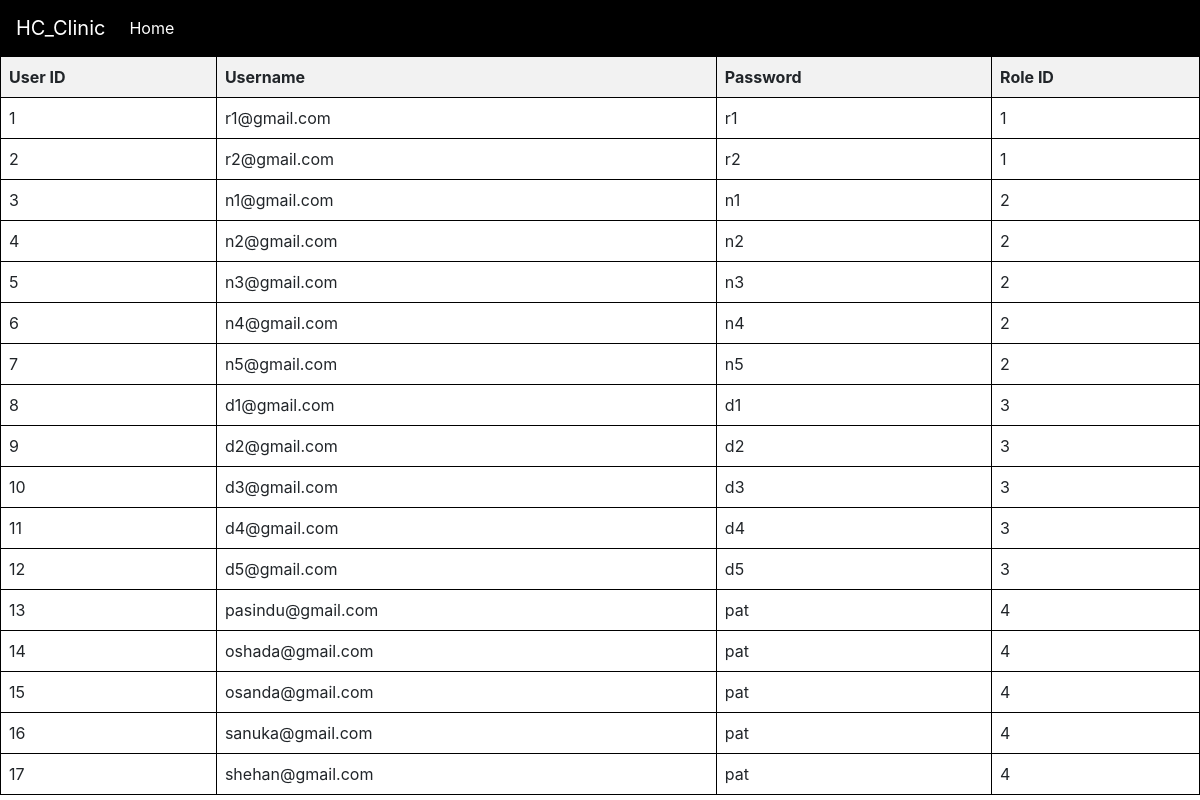
The app's page /viewstaff.php with its own data.
### tables this page shows
CREATE TABLE `user` (
  `id` int(11) NOT NULL AUTO_INCREMENT,
  `username` varchar(50) NOT NULL,
  `password` varchar(25) NOT NULL,
  `role` text NOT NULL,
  PRIMARY KEY (`id`)
);

### viewstaff.php (the view, shortened to what this page needs)
<!doctype html>
<html lang="en">
  <head>
    <link rel="stylesheet" href="https://stackpath.bootstrapcdn.com/bootstrap/4.3.1/css/bootstrap.min.css">
</head>
  <body>
    <nav class="navbar navbar-expand-sm navbar-dark" style="background-color: black;">
    <a class="navbar-brand" href="receptionisthome.php">HC_Clinic</a>
    <div class="collapse navbar-collapse" id="collapsibleNavId">
        <ul class="navbar-nav mr-auto mt-2 mt-lg-0">
        <li class="nav-item active">
                <a class="nav-link" href="adminhome.php">Home</a>
            </li>
        </ul>
    </div>
</nav>
    <center>
        <table>
            <thead>
                <th>User ID</th>
                <th>Username</th>
                <th>Password</th>
                <th>Role ID</th>
            </thead>
        <?php
        include 'connect.php';
        $sql="SELECT*FROM user";
        $result=mysqli_query($conn,$sql);
        if($result){while ($row=mysqli_fetch_assoc($result)){
            $id=$row['id'];
            $username=$row['username'];
            $password=$row['password'];
            $role=$row['role'];
            echo '<tbody>
                <tr>
                    <td>'.$id.'</td>
                    <td>'.$username.'</td>
                    <td>'.$password.'</td>
                    <td>'.$role.'</td>
                </tr>
                </tdoby>';
            }
        }
        ?>
        </table>
    </center>
</body>
</html>

### viewstaff.php (style rules this page uses)
table { width: 100%; border-collapse: collapse; }
th, td { border: 1px solid black; padding: 8px; text-align: left; }
th { background-color: #f2f2f2; }

### records on screen
user: id "1", username "r1@gmail.com", password "r1", role "1"
user: id "2", username "r2@gmail.com", password "r2", role "1"
user: id "3", username "n1@gmail.com", password "n1", role "2"
user: id "4", username "n2@gmail.com", password "n2", role "2"
user: id "5", username "n3@gmail.com", password "n3", role "2"
user: id "6", username "n4@gmail.com", password "n4", role "2"
user: id "7", username "n5@gmail.com", password "n5", role "2"
user: id "8", username "d1@gmail.com", password "d1", role "3"
user: id "9", username "d2@gmail.com", password "d2", role "3"
user: id "10", username "d3@gmail.com", password "d3", role "3"
user: id "11", username "d4@gmail.com", password "d4", role "3"
user: id "12", username "d5@gmail.com", password "d5", role "3"
user: id "13", username "pasindu@gmail.com", password "pat", role "4"
user: id "14", username "oshada@gmail.com", password "pat", role "4"
user: id "15", username "osanda@gmail.com", password "pat", role "4"
user: id "16", username "sanuka@gmail.com", password "pat", role "4"
user: id "17", username "shehan@gmail.com", password "pat", role "4"
